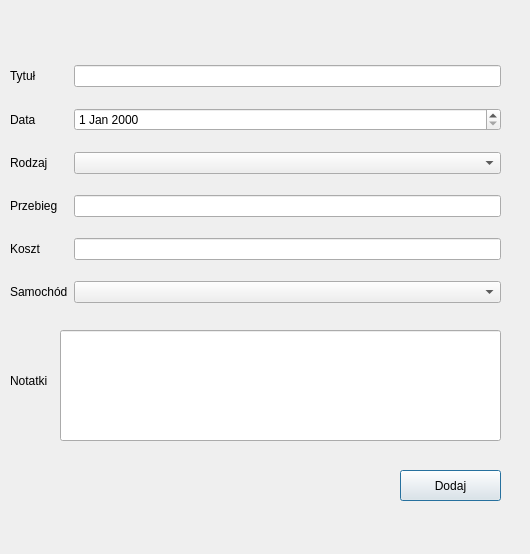
<?xml version="1.0" encoding="UTF-8"?>
<ui version="4.0">
 <class>newRepair</class>
 <widget class="QDialog" name="newRepair">
  <property name="geometry">
   <rect>
    <x>0</x>
    <y>0</y>
    <width>530</width>
    <height>554</height>
   </rect>
  </property>
  <property name="windowTitle">
   <string>Dialog</string>
  </property>
  <widget class="QWidget" name="gridLayoutWidget">
   <property name="geometry">
    <rect>
     <x>10</x>
     <y>50</y>
     <width>491</width>
     <height>271</height>
    </rect>
   </property>
   <layout class="QGridLayout" name="gridLayout">
    <item row="0" column="0">
     <widget class="QLabel" name="l_title">
      <property name="text">
       <string>Tytuł</string>
      </property>
     </widget>
    </item>
    <item row="1" column="0">
     <widget class="QLabel" name="l_date">
      <property name="text">
       <string>Data</string>
      </property>
     </widget>
    </item>
    <item row="4" column="0">
     <widget class="QLabel" name="l_cost">
      <property name="text">
       <string>Koszt</string>
      </property>
     </widget>
    </item>
    <item row="3" column="0">
     <widget class="QLabel" name="l_milage">
      <property name="text">
       <string>Przebieg</string>
      </property>
     </widget>
    </item>
    <item row="2" column="0">
     <widget class="QLabel" name="l_ctype">
      <property name="text">
       <string>Rodzaj</string>
      </property>
     </widget>
    </item>
    <item row="5" column="0">
     <widget class="QLabel" name="l_carid">
      <property name="text">
       <string>Samochód</string>
      </property>
     </widget>
    </item>
    <item row="0" column="1">
     <widget class="QLineEdit" name="le_title"/>
    </item>
    <item row="2" column="1">
     <widget class="QComboBox" name="cb_ctype"/>
    </item>
    <item row="3" column="1">
     <widget class="QLineEdit" name="le_milage"/>
    </item>
    <item row="4" column="1">
     <widget class="QLineEdit" name="le_cost"/>
    </item>
    <item row="1" column="1">
     <widget class="QDateEdit" name="dateEdit"/>
    </item>
    <item row="5" column="1">
     <widget class="QComboBox" name="cb_carid"/>
    </item>
   </layout>
  </widget>
  <widget class="QLineEdit" name="le_note">
   <property name="geometry">
    <rect>
     <x>60</x>
     <y>330</y>
     <width>441</width>
     <height>111</height>
    </rect>
   </property>
   <property name="sizePolicy">
    <sizepolicy hsizetype="Expanding" vsizetype="Maximum">
     <horstretch>0</horstretch>
     <verstretch>30</verstretch>
    </sizepolicy>
   </property>
  </widget>
  <widget class="QLabel" name="l_note">
   <property name="geometry">
    <rect>
     <x>10</x>
     <y>350</y>
     <width>47</width>
     <height>61</height>
    </rect>
   </property>
   <property name="text">
    <string>Notatki</string>
   </property>
  </widget>
  <widget class="QPushButton" name="b_addnew">
   <property name="geometry">
    <rect>
     <x>400</x>
     <y>470</y>
     <width>101</width>
     <height>31</height>
    </rect>
   </property>
   <property name="text">
    <string>Dodaj</string>
   </property>
  </widget>
 </widget>
 <resources/>
 <connections/>
</ui>
